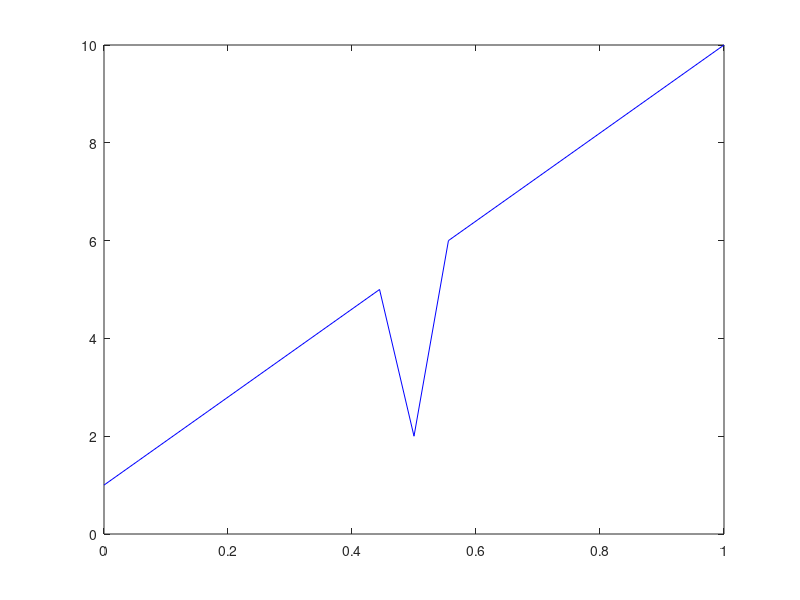

This chart was generated by the following MATLAB code: (Note: this script raises an error after producing the figure.)
clf
hold off
clear;
x = [1:0.5:10]
n = length(x)
x(10) = 2
t = linspace(0,1,n)
plot(t,x, 'b')
hold on

[f, fe, fev] = derivative_filter(x)
plot(t,f, 'og');
plot(t,fe, 'm');
plot(t,fev, 'r');